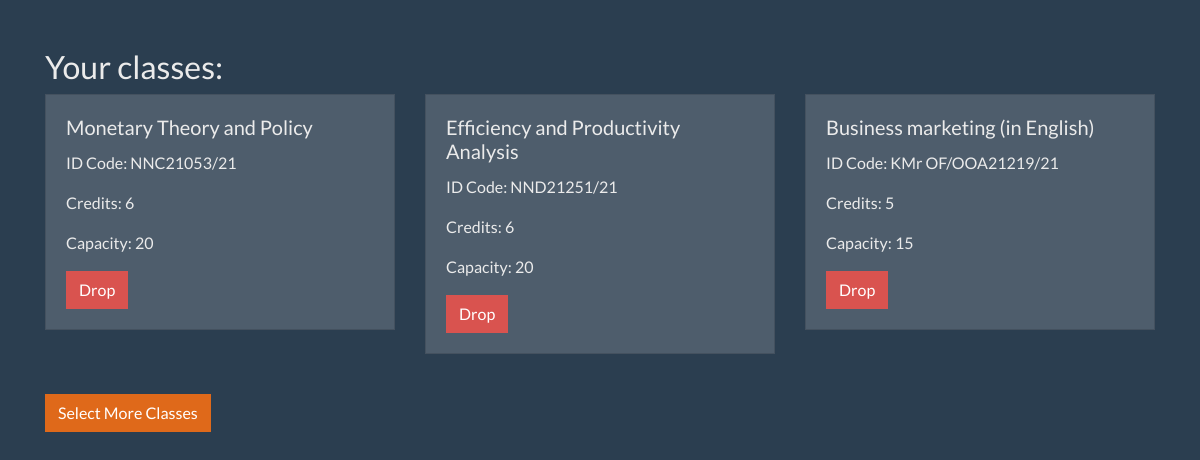
Screenshot of /SeeClasses.php (signed in) with the database file from the repository.
### tables this page shows
CREATE TABLE `enrollments` (
  `enrollment_id` int(11) NOT NULL,
  `user_id` int(11) DEFAULT NULL,
  `class_id` int(11) DEFAULT NULL,
  `enrollment_date` date DEFAULT curdate()
);

CREATE TABLE `classes` (
  `class_id` int(11) NOT NULL,
  `class_name` varchar(255) DEFAULT NULL,
  `id_code` varchar(100) DEFAULT NULL,
  `credits` int(11) DEFAULT NULL,
  `max_capacity` int(11) DEFAULT NULL,
  `availability_datetime` datetime DEFAULT NULL,
  `availability_dateendtime` datetime DEFAULT NULL,
  `study_programme` enum('bFBI','bEMa','iAE','iFD','iMOM','iGM','iHD','Selectable_Class') NOT NULL,
  `degree_of_education` enum('1. degree','2. degree') NOT NULL DEFAULT '1. degree'
);

### SeeClassesExt.php (called while the page is built, shortened)
<?php
require_once "database.php";
$user_id = $_SESSION["user_id"];
$sql = "SELECT c.class_id, c.class_name, c.id_code, c.credits, c.max_capacity, e.enrollment_id
        FROM enrollments e
        JOIN classes c ON e.class_id = c.class_id
        WHERE e.user_id = ?";
$stmt = $conn->prepare($sql);
$stmt->bind_param("i", $user_id);
$stmt->execute();
$result = $stmt->get_result();
?>

### SeeClasses.php (the view, shortened to what this page needs)
<!DOCTYPE html>
<html lang="en">
<head>
    <link rel="stylesheet" href="https://cdn.jsdelivr.net/npm/bootswatch@4.5.2/dist/superhero/bootstrap.min.css">
</head>
<body>
<div class="container mt-5">
    <h2>Your classes:</h2>
    <div class="row">
        <?php
        include("SeeClassesExt.php");
        while ($row = $result->fetch_assoc()) {
            echo '<div class="col-md-4 mb-4">';
            echo '<div class="card">';
            echo '<div class="card-body">';
            echo '<h5 class="card-title">' . htmlspecialchars($row["class_name"]) . '</h5>';
            echo '<p class="card-text">ID Code: ' . htmlspecialchars($row["id_code"]) . '</p>';
            echo '<p class="card-text">Credits: ' . htmlspecialchars($row["credits"]) . '</p>';
            echo '<p class="card-text">Capacity: '. htmlspecialchars($row["max_capacity"]) . '</p>';
            echo '<form action="DropClasses.php" method="post">';
            echo '<button type="submit" class="btn btn-danger">Drop</button>';
            echo '</form>';
            echo '</div>';
            echo '</div>';
            echo '</div>';
        }
        ?>
    </div>
    <div class="mt-3">
        <a href="ClassesSelect.php" class="btn btn-primary">Select More Classes</a>
    </div>
</div>
</body>
</html>

### rows the page displays
enrollments: class.class_name "Monetary Theory and Policy", class.id_code "NNC21053/21", class.credits "6", class.max_capacity "20"
enrollments: class.class_name "Efficiency and Productivity Analysis", class.id_code "NND21251/21", class.credits "6", class.max_capacity "20"
enrollments: class.class_name "Business marketing (in English)", class.id_code "KMr OF/OOA21219/21", class.credits "5", class.max_capacity "15"
